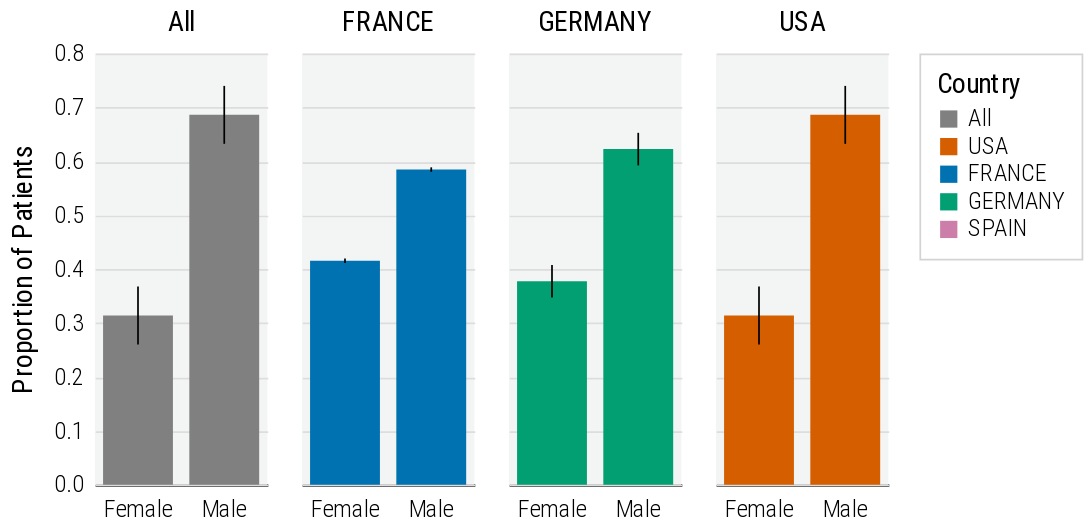

The notebook cell this image was saved under:
### Code cell
plot = alt.Chart(
    df
).mark_bar(
    size=40.5
).encode(
    x=alt.X("group:N", title=None, axis=alt.Axis(labelAngle=0), scale=alt.Scale(clamp=True, nice=True, padding=0)),
    y=alt.Y("Freq:Q", title='Proportion of Patients', scale=alt.Scale(zero=True, nice=True, padding=0)),
    color=alt.Color("siteid:N", title='Country', scale=alt.Scale(domain=countries, range=country_colors)),
).properties(
    width=100,
    height=250
)

ci = plot.mark_errorbar(

).encode(
    x=alt.X("group:N", title=None, axis=alt.Axis(labelAngle=0), scale=alt.Scale(clamp=True, nice=True, padding=0)),
    y=alt.Y('u:Q', title='Proportion of Patients'),
    y2=alt.Y2('l:Q'),
    stroke=alt.value('black')
)

plot = alt.layer(plot, ci).facet(column=alt.Column('siteid:N', title=None))

plot = apply_theme(
    plot,
    axis_y_title_font_size=16,
    title_anchor='start',
    legend_orient='right',
    legend_title_orient='top',
    axis_label_font_size=14,
    header_label_font_size=16,
    subtitle_font_size=18,
    header_label_orient='top'
#     point_size=100
)

plot

### Figure 1 — Vega-Lite specification as saved in the notebook (floating-point values rounded to 4 significant figures)
{"config": {"view": {"continuousWidth": 400, "continuousHeight": 300, "fill": "#F3F5F5", "strokeWidth": 0}, "axis": {"domainColor": "black", "domainWidth": 1.5, "labelFontSize": 14, "labelFontWeight": 300, "labelLimit": 1000, "tickColor": "white", "titleFontSize": 16, "titleFontWeight": 400, "titlePadding": 10}, "axisX": {"labelAngle": 0}, "axisY": {"domain": false, "titleFontSize": 16}, "concat": {"spacing": 0}, "font": "Roboto Condensed", "header": {"labelFontSize": 16, "labelOrient": "top", "titleFontSize": 16, "titleFontWeight": "bold"}, "legend": {"cornerRadius": 0, "direction": "vertical", "fillColor": "white", "gradientLength": 50, "labelFontSize": 14, "labelFontWeight": 300, "orient": "right", "padding": 10, "strokeColor": "lightgray", "symbolStrokeWidth": 2, "titleFontSize": 16, "titleFontWeight": 400, "titleOrient": "top"}, "point": {"size": 70}, "title": {"align": "left", "anchor": "start", "dy": -10, "fontSize": 22, "fontWeight": 500, "subtitleFontSize": 18, "subtitlePadding": 5}}, "data": {"name": "data-17abfc30a6b202af60fb7734a6e766b5"}, "facet": {"column": {"type": "nominal", "field": "siteid", "title": null}}, "spec": {"layer": [{"mark": {"type": "bar", "size": 40.5}, "encoding": {"color": {"type": "nominal", "field": "siteid", "scale": {"domain": ["All", "USA", "FRANCE", "GERMANY", "SPAIN"], "range": ["gray", "#D45E00", "#0072B2", "#029F73", "#CC7DAA"]}, "title": "Country"}, "x": {"type": "nominal", "axis": {"labelAngle": 0}, "field": "group", "scale": {"clamp": true, "nice": true, "padding": 0}, "title": null}, "y": {"type": "quantitative", "field": "Freq", "scale": {"nice": true, "padding": 0, "zero": true}, "title": "Proportion of Patients"}}, "height": 250, "width": 100}, {"mark": "errorbar", "encoding": {"color": {"type": "nominal", "field": "siteid", "scale": {"domain": ["All", "USA", "FRANCE", "GERMANY", "SPAIN"], "range": ["gray", "#D45E00", "#0072B2", "#029F73", "#CC7DAA"]}, "title": "Country"}, "stroke": {"value": "black"}, "x": {"type": "nominal", "axis": {"labelAngle": 0}, "field": "group", "scale": {"clamp": true, "nice": true, "padding": 0}, "title": null}, "y": {"type": "quantitative", "field": "u", "title": "Proportion of Patients"}, "y2": {"field": "l"}}, "height": 250, "width": 100}]}, "$schema": "https://vega.github.io/schema/vega-lite/v4.8.1.json", "datasets": {"data-17abfc30a6b202af60fb7734a6e766b5": [{"siteid": "All", "Freq": 0.6861, "se": 0.05372, "group": "Male", "u": 0.7399, "l": 0.6324}, {"siteid": "FRANCE", "Freq": 0.5846, "se": 0.004147, "group": "Male", "u": 0.5888, "l": 0.5805}, {"siteid": "GERMANY", "Freq": 0.6226, "se": 0.03024, "group": "Male", "u": 0.6528, "l": 0.5923}, {"siteid": "USA", "Freq": 0.6861, "se": 0.05372, "group": "Male", "u": 0.7399, "l": 0.6324}, {"siteid": "All", "Freq": 0.3139, "se": 0.05372, "group": "Female", "u": 0.3676, "l": 0.2601}, {"siteid": "FRANCE", "Freq": 0.4154, "se": 0.004147, "group": "Female", "u": 0.4195, "l": 0.4112}, {"siteid": "GERMANY", "Freq": 0.3774, "se": 0.03024, "group": "Female", "u": 0.4077, "l": 0.3472}, {"siteid": "USA", "Freq": 0.3139, "se": 0.05372, "group": "Female", "u": 0.3676, "l": 0.2601}]}}
